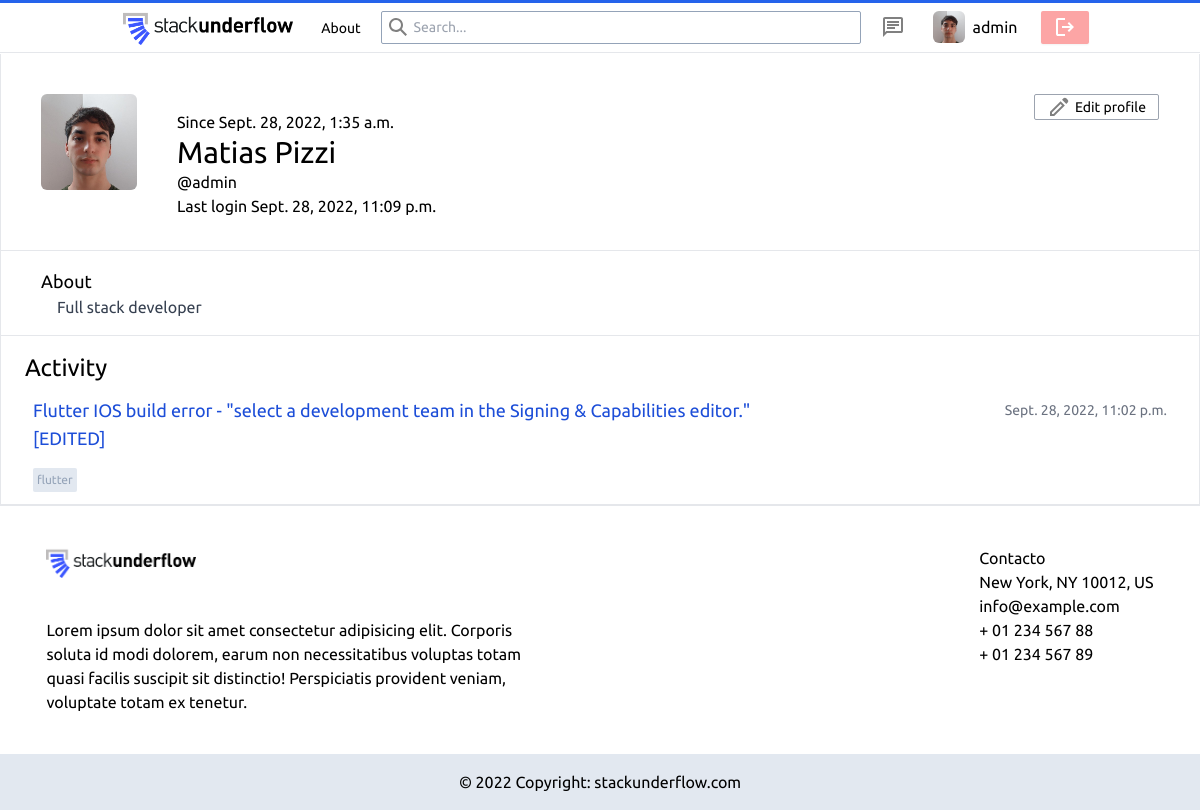
/accounts/profile/admin/ (signed in), run on the app's committed database.
### accounts/models.py (models this page shows)
class Biography(models.Model):
    user = models.ForeignKey(User, on_delete=models.CASCADE)
    biography = models.TextField(max_length=500, blank=True)

### main/models.py (models this page shows, shortened)
class Post(models.Model):
    author = models.ForeignKey(User, on_delete=models.CASCADE, related_name='PostAuthor')
    title = models.CharField(max_length=200)
    description = RichTextUploadingField(blank=False, null=True)
    date = models.DateTimeField(auto_now_add=True)
    tags = TaggableManager(blank=True)
    class Meta:
        ordering = ('-date',)

### accounts/views.py (the view)
# urls.py: path('profile/<str:username>/', profile, name='profile'),
def profile(request, username):
    user = User.objects.get(username = username)
    user.avatar = getAvatar(user)
    user.biography = getBiography(user)
    posts = Post.objects.filter(author = user)
    return render(request, 'accounts/profile.html', {'user': user, 'posts': posts, "userAvatar": getAvatar(request.user)})

### accounts/views.py (called while the page is built)
def getBiography(user):
    if user.id:
        biography = Biography.objects.filter(user = user)
        if len(biography) > 0:
            return biography[0].biography
        else:
            return None

### main/views.py (called while the page is built)
def getAvatar(user):
    if user.id:
        avList = Avatar.objects.all().filter(user = user.id)
        if len(avList) > 0:
            return avList[0].image.url
        else:
            return os.path.join(settings.MEDIA_URL, 'avatars/default.jpeg')

### accounts/templates/accounts/profile.html (shortened to what this page needs)
{% extends 'main/layout.html' %}
{% block main %}
<div class="flex flex-col h-full items-center w-[50vw] self-center border-x w-full">
    <div class="w-full h-full flex flex-col gap-4 pt-10">
        <div class="flex flex-row min-w-full px-10">
            <img src="{{user.avatar}}" alt="user avatar" class="rounded-md w-[8vw] h-[8vw] object-cover">
            <div class="px-10 py-4 min-h-full min-w-fit flex flex-col place-content-between">
                <p>Since {{user.date_joined}}</p>
                <div>
                    <h2 class="text-3xl text-black">{{user.first_name|lower|title}} {{user.last_name|lower|title}}</h3>
                    <p class="text-black">@{{user.username}}</p>
                </div>
                <p>Last login {{user.last_login}}</p>
            </div>
            {% if user != request.user %}
            <div class="flex flex-col w-full justify-items-center">
                <a href="{% url 'chat:chat' user %}" class="">
                    <button class="border border-gray-400 px-3 py-1 rounded-sm gap-1 flex text-sm items-center hover:shadow-xl hover:bg-gray-200 "><svg xmlns="http://www.w3.org/2000/svg" fill="gray" height="24" width="24"><path d="M6 14h8v-2H6Zm0-3h12V9H6Zm0-3h12V6H6ZM2 22V4q0-.825.588-1.413Q3.175 2 4 2h16q.825 0 1.413.587Q22 3.175 22 4v12q0 .825-.587 1.413Q20.825 18 20 18H6Zm2-4.825L5.175 16H20V4H4ZM4 4v13.175Z"/></svg></button>
                </a>
            </div>
            {% elif user == request.user %}
            <div class="flex flex-col w-full justify-items-end">
                <a href="{% url 'accounts:editProfile' %}" class="self-end">
                    <button class="border border-gray-400 px-3 rounded-sm gap-1 flex text-sm items-center hover:shadow-xl hover:bg-gray-200 "><svg xmlns="http://www.w3.org/2000/svg" fill="gray" height="24" width="24"><path d="M5 19h1.4l8.625-8.625-1.4-1.4L5 17.6ZM19.3 8.925l-4.25-4.2 1.4-1.4q.575-.575 1.413-.575.837 0 1.412.575l1.4 1.4q.575.575.6 1.388.025.812-.55 1.387ZM17.85 10.4 7.25 21H3v-4.25l10.6-10.6Zm-3.525-.725-.7-.7 1.4 1.4Z"/></svg>Edit profile</button>
                </a>
            </div>
            {% endif %}
        </div>
        <hr>
        {% if user.biography %}
        <div class="text-gray-700 mx-10">
            <p class="text-lg text-black">About</p>
            <p class="px-4">{{user.biography}}</p>
        </div>
        <hr>
        {% endif %}
        <div class="flex flex-col min-w-full">
            <h3 class="text-2xl text-black ml-6">Activity</h2>
            {% for post in posts %}
            <div class="flex flex-col py-3 px-8 max-h-[300px]">
                <div class="flex flex-col">
                    <div class="flex flex-row justify-between">
                        <a href="{% url 'main:post' post.id %}" class="w-[80%]">
                            <h2 class="text-lg text-blue-700 max-w-[80%]">{{ post.title }}</h2>
                        </a>
                        <p class="text-sm text-gray-500 pt-1">{{ post.date }}</p>
                    </div>
                </div>
                <div class="flex flex-row">
                    <div class="flex flex-row items-center w-full justify-between pt-4">
                        <div class="flex flex-row justify-between gap-1">
                            {% for tag in post.tags.all %}
                                <a href="{% url 'main:tagged' tag %}">
                                    <p class="text-slate-400 text-xs rounded-sm p-1 bg-slate-200 hover:bg-slate-300 self-end">
                                        {{ tag }}
                                    </p>
                                </a>
                            {% endfor %}
                        </div>
                    </div>
                </div>
            </div>
            <hr>
            {% endfor %}
        </div>
    </div>
</div>
{% endblock %}

### main/templates/main/partials/navbar.html (shortened to what this page needs)
{% load static %}
<nav class="flex flex-col w-full bg-white h-[53px] justify-between z-20 fixed top-0">
  <div class="h-full justify-center items-center ">
    <ul class="flex flex-row w-full gap-1 self-center justify-center items-center h-full">
      <li class="hover:bg-gray-200 h-full">
        <a href="{% url 'main:home' %}" class="h-full flex items-center"><img class="h-[44px] px-3 py-1" src="{% static 'Stack_underflow.png' %}" alt=""></a>
      </li>
      <li>
        <a href="{% url 'main:about' %}" class="text-sm rounded-full p-2 px-3 hover:bg-gray-200">About</a>
      </li>
      <li>
        <form action="{% url 'main:search' %}" method="post">
          <div class="flex flex-row items-center w-[40vw] h-full mx-1">
            <svg aria-hidden="true" class="mx-2" width="18" height="18" viewBox="0 0 18 18"><path fill="grey" d="m18 16.5-5.14-5.18h-.35a7 7 0 1 0-1.19 1.19v.35L16.5 18l1.5-1.5ZM12 7A5 5 0 1 1 2 7a5 5 0 0 1 10 0Z"></path></svg>
            <input type="input" name="search" class="absolute bg-transparent h-[33px] border gap-2 px-8 w-[40vw] border-slate-400 rounded-sm focus:outline-indigo-500 text-sm" placeholder="Search...">
          </div>
        </form>
      </li>
      {% if request.user.is_authenticated %}
        <li>
          <a href="{% url 'chat:messages' %}" class="text-sm rounded-full flex p-2 px-3 hover:bg-gray-200"><svg xmlns="http://www.w3.org/2000/svg" fill="gray" height="24" width="24"><path d="M6 14h8v-2H6Zm0-3h12V9H6Zm0-3h12V6H6ZM2 22V4q0-.825.588-1.413Q3.175 2 4 2h16q.825 0 1.413.587Q22 3.175 22 4v12q0 .825-.587 1.413Q20.825 18 20 18H6Zm2-4.825L5.175 16H20V4H4ZM4 4v13.175Z"/></svg></a>
        </li>
        <li class="h-full m-1 self-center items-center hover:bg-gray-200">
          <a href="{% url 'accounts:profile' request.user %}" class="flex flex-row items-center mx-2 h-full">
            <img src="{{userAvatar}}" alt="user avatar" class="h-8 w-8 object-cover rounded-md">
            <p class="mx-2">{{request.user.username}}</p>
          </a>
        </li>
        <li>
          <a href="{% url 'accounts:logout' %}">
            <button type="button" class="flex flex-row items-center gap-1 self-center px-3 w-fit h-[33px] font-semibold text-sm bg-red-300 hover:bg-red-400 text-white rounded-sm shadow-sm"><svg xmlns="http://www.w3.org/2000/svg" fill="white" height="24" width="24"><path d="M5 21q-.825 0-1.413-.587Q3 19.825 3 19V5q0-.825.587-1.413Q4.175 3 5 3h7v2H5v14h7v2Zm11-4-1.375-1.45 2.55-2.55H9v-2h8.175l-2.55-2.55L16 7l5 5Z"/></svg></button>
          </a>
        </li>
      {% endif %}
    </ul>
  </div>
  <hr>
</nav>

### main/templates/main/layout.html (style rules this page uses)
body { font-family: 'Ubuntu', sans-serif; }

### data on the page
Post: title "Flutter IOS build error - \"select a development team in the Signing & Capabilities editor.\" [EDITED]", date "Sept. 28, 2022, 11:02 p.m."
Tag: name "flutter"

### other printed values
{{ request.user.username }} "admin"
{{ user.date_joined }} "Sept. 28, 2022, 1:35 a.m."
{{ user.first_name|lower|title }} "Matias"
{{ user.last_name|lower|title }} "Pizzi"
{{ user.username }} "admin"
{{ user.last_login }} "Sept. 28, 2022, 11:09 p.m."
{{ user.biography }} "Full stack developer"
